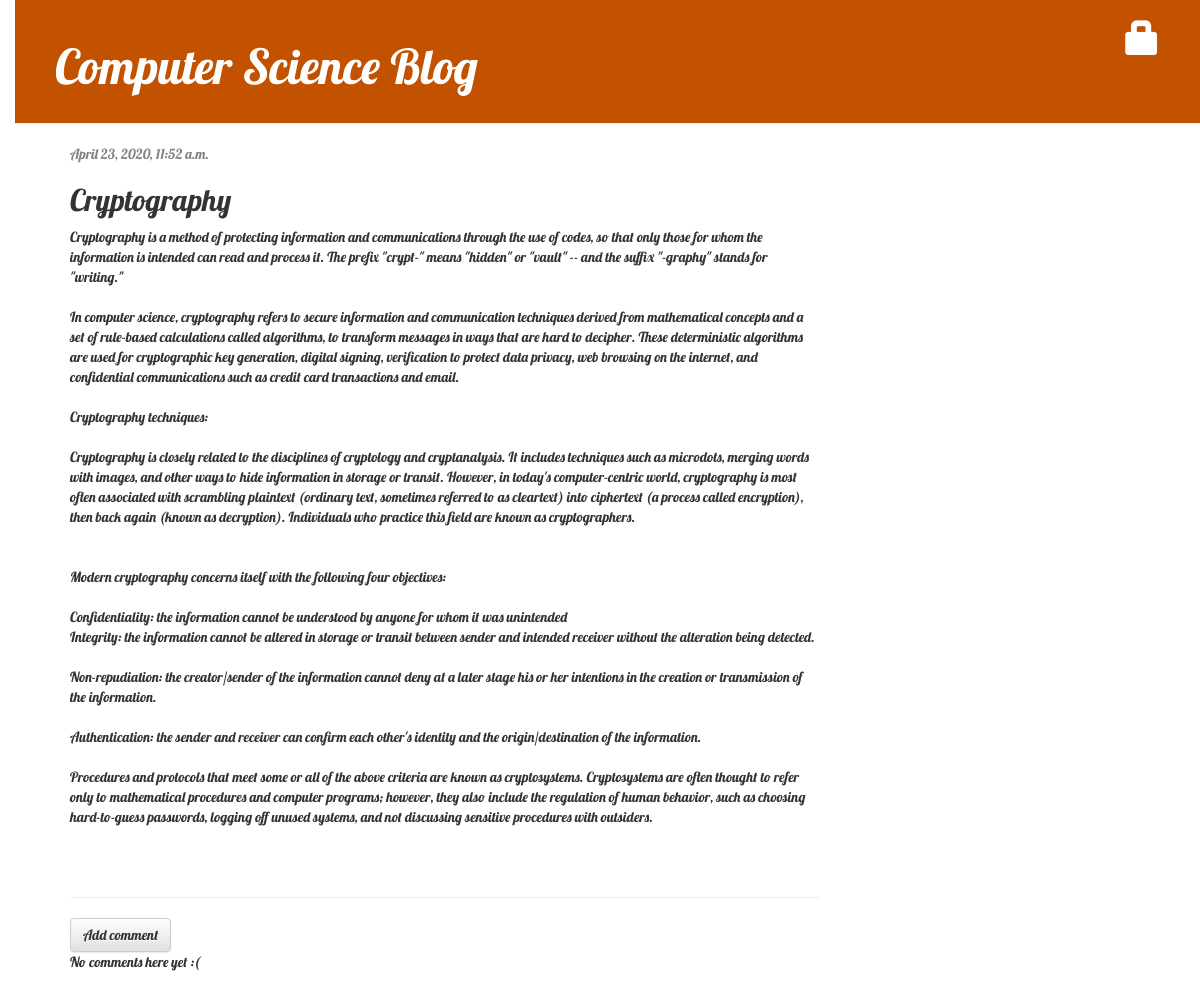
Screenshot of /post/3/ with the database file from the repository.
### blog/models.py (models this page shows, shortened)
class Post(models.Model):
    author = models.ForeignKey(settings.AUTH_USER_MODEL, on_delete=models.CASCADE)
    title = models.CharField(max_length=200)
    text = models.TextField()
    created_date = models.DateTimeField(default=timezone.now)
    published_date = models.DateTimeField(blank=True, null=True)
    tags = TaggableManager()

### blog/views.py (the view)
# urls.py: path('post/<int:pk>/', views.post_detail, name='post_detail'),
def post_detail(request, pk):
    post = get_object_or_404(Post, pk=pk)
    return render(request, 'blog/post_detail.html', {'post': post})

### blog/templates/blog/post_detail.html (shortened to what this page needs)
{% extends 'blog/base.html' %}
{% block content %}
    <div class="post">
        {% if post.published_date %}
            <div class="date">
                {{ post.published_date }}
            </div>
        {% else %}
            <a class="btn btn-default" href="{% url 'post_publish' pk=post.pk %}">Publish</a>
        {% endif %}
        <h2>{{ post.title }}</h2>
        <p>{{ post.text|linebreaksbr }}</p>
    </div>
        <hr>
        <a class="btn btn-default" href="{% url 'add_comment_to_post' pk=post.pk %}">Add comment</a>
        {% for comment in post.comments.all %}
            {% if user.is_authenticated or comment.approved_comment %}
            <div class="comment">
                <div class="date">
                    {{ comment.created_date }}
                    {% if not comment.approved_comment %}
                        <a class="btn btn-default" href="{% url 'comment_remove' pk=comment.pk %}"><span class="glyphicon glyphicon-remove"></span></a>
                        <a class="btn btn-default" href="{% url 'comment_approve' pk=comment.pk %}"><span class="glyphicon glyphicon-ok"></span></a>
                    {% endif %}
                </div>
                <strong>{{ comment.author }}</strong>
                <p>{{ comment.text|linebreaks }}</p>
            </div>
            {% endif %}
        {% empty %}
            <p>No comments here yet :(</p>
        {% endfor %}
{% endblock %}

### blog/static/css/blog.css (style rules this page uses)
body { padding-left: 15px; font-family: 'Lobster'; }
h1, h2, h3, h4 { font-family: 'Lobster', cursive; }
.date { color: #828282; }
.post { margin-bottom: 70px; }

### rows the page displays
Post: published_date "April 23, 2020, 11:52 a.m.", title "Cryptography", text "Cryptography is a method of protecting information and communications through the use of codes, so that only those for whom the information is intended can read and process it. The prefix \"crypt-\" means \"hidden\" or \"vault\" -- and the suffix \"-graphy\" stands for \"writing.\" In computer science, cryptography refers to secure information and communication techniques derived from mathematical concepts and a set of rule-based calculations called algorithms, to transform messages in ways that are hard to decipher. These deterministic algorithms are used for cryptographic key generation, digital signing, verification to protect data privacy, web browsing on the internet, and confidential…"
